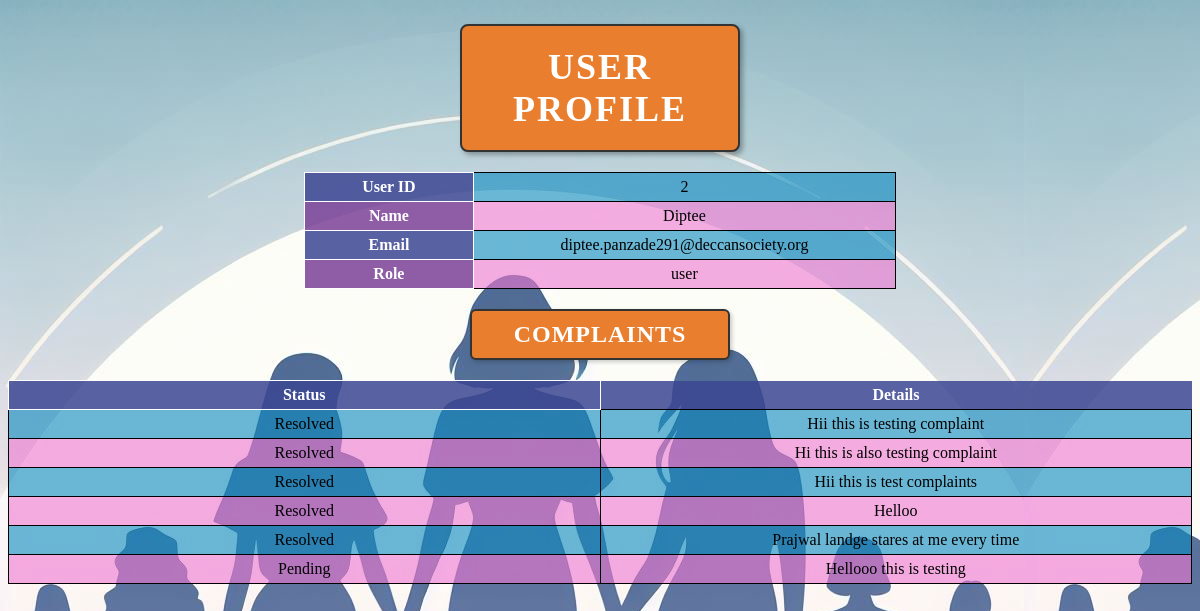
Page /admin_profile/2 on the committed database.
### tables this page shows
CREATE TABLE user (
            user_id INTEGER PRIMARY KEY AUTOINCREMENT,
            username TEXT NOT NULL,
            password TEXT NOT NULL,
            name TEXT NOT NULL,
            email TEXT NOT NULL,
            unique_id TEXT NOT NULL,
            registration_date TEXT NOT NULL,
            user_role TEXT NOT NULL
        );

CREATE TABLE complaint (
            complaint_id INTEGER PRIMARY KEY AUTOINCREMENT,
            user_id INTEGER NOT NULL,
            complaint_text TEXT NOT NULL,
            status TEXT NOT NULL,
            timestamp TEXT NOT NULL,
            FOREIGN KEY (user_id) REFERENCES user (id)
        );

### app.py (the view)
@app.route('/admin_profile/<int:user_id>')
def view_user_profile(user_id):
    conn = sqlite3.connect('abuse_reporting.db')
    cursor = conn.cursor()
    cursor.execute("SELECT user_id, name, email,user_role FROM user WHERE user_id = ?", (user_id,))
    user_data = cursor.fetchone()
    cursor.execute("SELECT status, complaint_text FROM complaint WHERE user_id = ?", (user_id,))
    complaints = cursor.fetchall()
    conn.close()
    return render_template('user_profile.html', user_data=user_data, complaints=complaints)

### app.py (called while the page is built)
@app.after_request
def add_no_cache_headers(response):
    response.headers['Cache-Control'] = 'no-cache, no-store, must-revalidate'
    response.headers['Pragma'] = 'no-cache'
    response.headers['Expires'] = '0'
    return response

### templates/user_profile.html (shortened to what this page needs)
<!DOCTYPE html>
<html>
<head>
</head>
<body>
    <center>
        <h1>User Profile</h1>
        <div id="user-profile">
            <table id="profile">
                <tr>
                    <th id="u">User ID</th>
                    <td>{{ user_data[0] }}</td>
                </tr>
                <tr>
                    <th id="u">Name</th>
                    <td>{{ user_data[1] }}</td>
                </tr>
                <tr>
                    <th id="u">Email</th>
                    <td>{{ user_data[2] }}</td>
                </tr>
                <tr>
                    <th id="u">Role</th>
                    <td>{{ user_data[3] }}</td>
                </tr>
            </table>
        </div>
        <div id="complaints">
            <h2>Complaints</h2>
            <table id="complaint">
                <thead>
                    <tr>
                        <th id="c">Status</th>
                        <th>Details</th>
                    </tr>
                </thead>
                <tbody>
                    {% for complaint in complaints %}
                    <tr>
                        <td>{{ complaint[0] }}</td>
                        <td>{{ complaint[1] }}</td>
                    </tr>
                    {% endfor %}
                </tbody>
            </table>
        </div>
    </center>
</body>
</html>

### templates/user_profile.html (style rules this page uses)
body { background-image: url('/static/images/auth.jpeg'); }
h1 { background-color: #e97f2e; color: #fff; padding: 20px; text-align: center; font-size: 36px; font-weight: bold; text-transform: uppercase; letter-spacing: 2px; margin-bottom: 20px; border: 2px solid #333; border-radius: 8px; box-shadow: 3px 3px 5px rgba(0, 0, 0, 0.3); width: 20%; }
h2 { background-color: #e97f2e; color: #fff; padding: 10px; text-align: center; font-size: 24px; font-weight: bold; text-transform: uppercase; letter-spacing: 1px; margin-bottom: 10px; border: 2px solid #333; border-radius: 6px; box-shadow: 2px 2px 4px rgba(0, 0, 0, 0.2); width: 20%; }
#profile { border-collapse: collapse; margin-top: 20px; width: 50%; }
#complaint { border-collapse: collapse; margin-top: 20px; width: 100%; }
#u { padding: 5px; text-align: center; border: 1px solid; width: 20%; }
#c { padding: 5px; text-align: center; border: 1px solid; width: 50%; }
td { padding: 5px; text-align: center; border: 1px solid; width: 50%; }
th:nth-child(even) { background-color: #4e2c809b; color: #fff; }
th:nth-child(odd) { background-color: #4e2c809b; color: #fff; }
tr:nth-child(even) { background-color: #ee79d39b; }
tr:nth-child(odd) { background-color: #0d8ac09b; }

### rows in the picture
user: user_id "2", name "Diptee", email "diptee.panzade291@deccansociety.org", user_role "user"
complaint: status "Resolved", complaint_text "Hii this is testing complaint"
complaint: status "Resolved", complaint_text "Hi this is also testing complaint"
complaint: status "Resolved", complaint_text "Hii this is test complaints"
complaint: status "Resolved", complaint_text "Helloo"
complaint: status "Resolved", complaint_text "Prajwal landge stares at me every time"
complaint: status "Pending", complaint_text "Hellooo this is testing"
